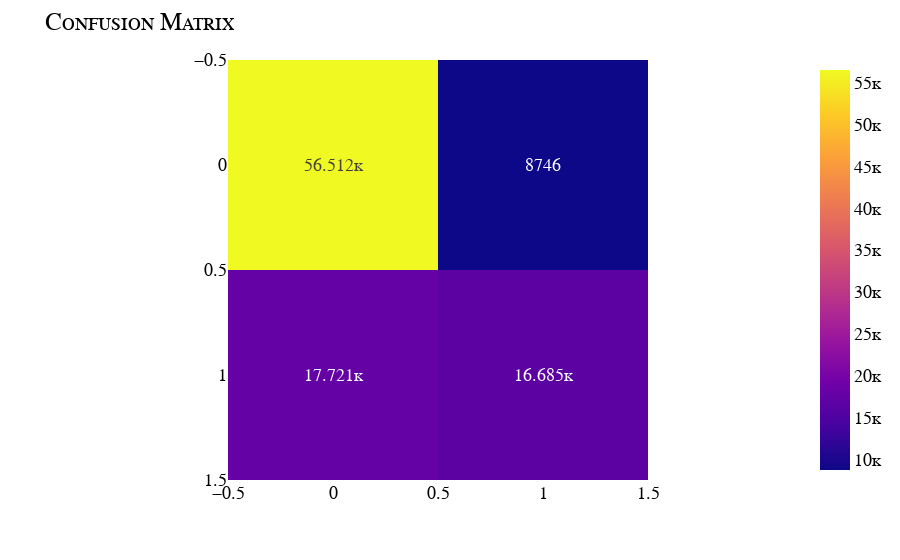

Source (notebook cell):
### Code cell
accuracy = lightGBM.score(X_test, y_test)
print(f"LightGBM acurracy: {accuracy*100:.2f}%")
print("\nClassification report")
print(classification_report(y_test, preds))

print("\nConfusion Matrix")
cm = confusion_matrix(y_test, preds)
fig = px.imshow(cm, text_auto=True).update_layout(title={"text": "Confusion Matrix"}, font=my_font).show()

accuracy = lightGBM.score(X_test, y_test)
print(f"LightGBM acurracy: {accuracy*100:.2f}")

### Figure 1 — Plotly figure (JSON) as saved in the notebook; plotly's stock layout.template omitted (floating-point values rounded to 4 significant figures)
{"data": [{"coloraxis": "coloraxis", "hovertemplate": "x: %{x}<br>y: %{y}<br>color: %{z}<extra></extra>", "name": "0", "texttemplate": "%{z}", "type": "heatmap", "xaxis": "x", "yaxis": "y", "z": [[56512, 8746], [17721, 16685]]}], "layout": {"coloraxis": {"colorscale": [[0, "#0d0887"], [0.1111, "#46039f"], [0.2222, "#7201a8"], [0.3333, "#9c179e"], [0.4444, "#bd3786"], [0.5556, "#d8576b"], [0.6667, "#ed7953"], [0.7778, "#fb9f3a"], [0.8889, "#fdca26"], [1, "#f0f921"]]}, "font": {"color": "Black", "family": "Courier New, monospace", "size": 18, "variant": "small-caps"}, "margin": {"t": 60}, "title": {"text": "Confusion Matrix"}, "xaxis": {"anchor": "y", "constrain": "domain", "domain": [0, 1], "scaleanchor": "y"}, "yaxis": {"anchor": "x", "autorange": "reversed", "constrain": "domain", "domain": [0, 1]}}}
